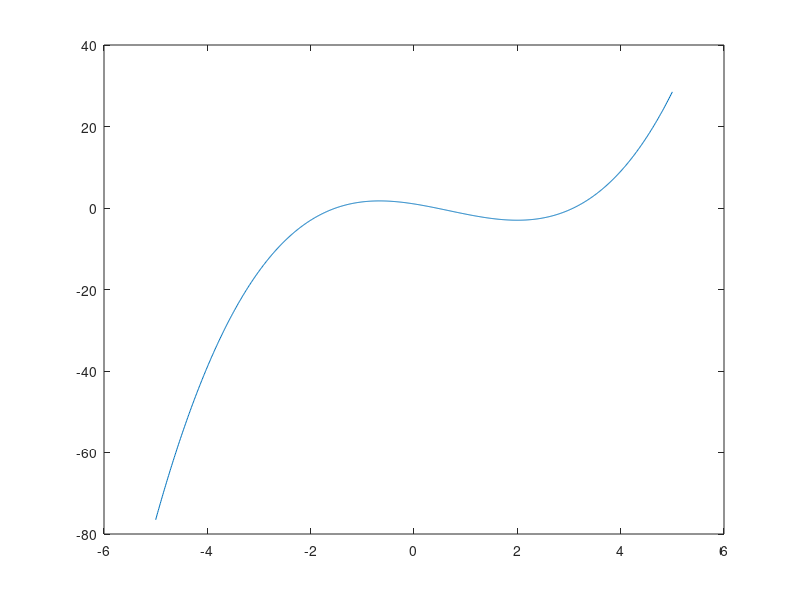
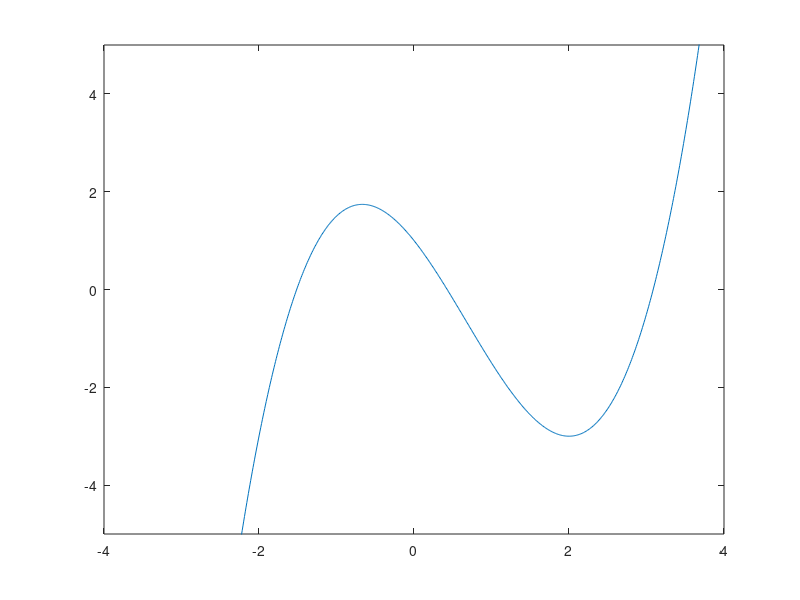
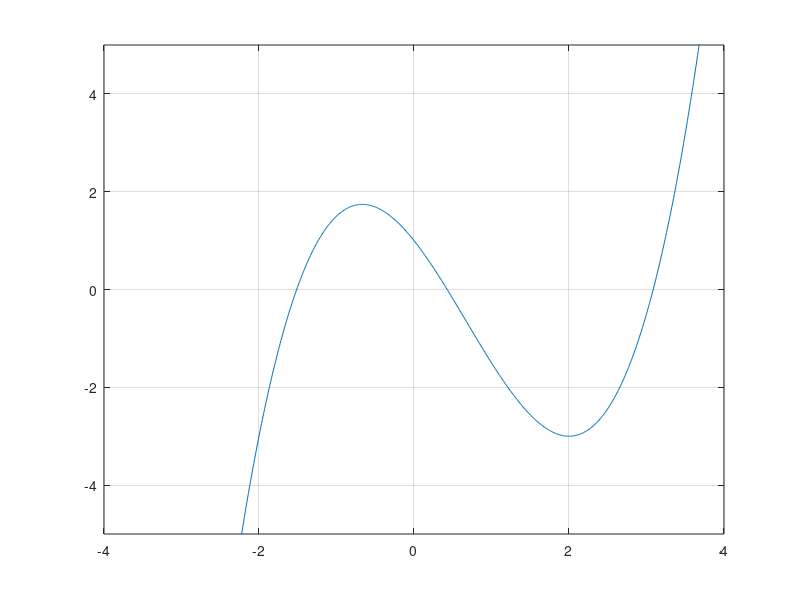
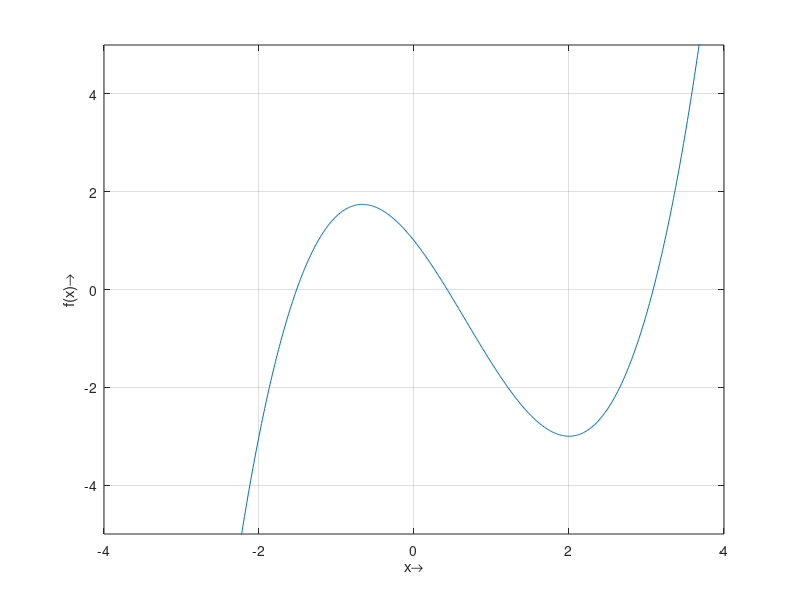

Write MATLAB code to recreate these figures, in order.
close all; clear

%%
x = linspace(-5, 5, 1000);
y = @(x) 1/2*x.^3 - x.^2 - 2*x + 1;

%%
figure(1), clf
plot(x, y(x))
saveas(gcf, fullfile('..', 'simple_polynomial_1.svg'))

%%
axis([-4 4 -5 5])
saveas(gcf, fullfile('..', 'simple_polynomial_2.svg'))

%%
grid on
saveas(gcf, fullfile('..', 'simple_polynomial_3.svg'))

%%
xlabel('x\rightarrow')
ylabel('f(x)\rightarrow')
saveas(gcf, fullfile('..', 'simple_polynomial_4.svg'))

%%
x0 = roots([3/2, -2, -2]);
x_limits = xlim();
y_limits = ylim();
hold on
plot([x0(1), x0(1)], [y_limits(1), y(x0(1))], 'k--')
plot([x0(2), x0(2)], [y_limits(1), y(x0(2))], 'k--')
plot([x_limits(1), x0(1)], [y(x0(1)), y(x0(1))], 'k--')
plot([x_limits(1), x0(2)], [y(x0(2)), y(x0(2))], 'k--')
plot(x0(1), y(x0(1)), 'ko')
plot(x0(2), y(x0(2)), 'ko')
saveas(gcf, fullfile('..', 'simple_polynomial_5.svg'))
